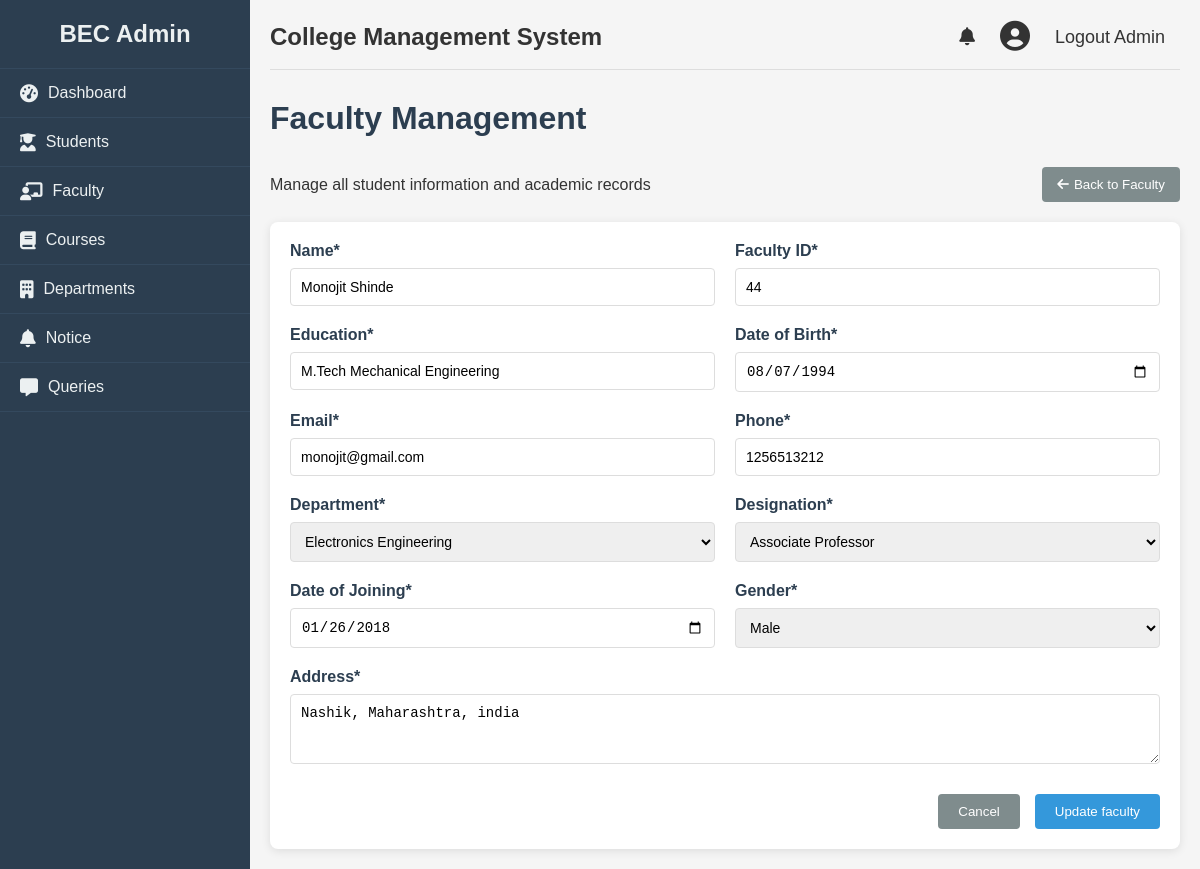
The app's page /admin/update/faculty/1 with its own data.
### college/model.py (models this page shows, shortened)
class Faculty(db.Model):
    id = db.Column(db.Integer, primary_key=True)
    name = db.Column(db.String(100), nullable=False)
    facultyid = db.Column(db.String(100), unique=True, nullable=False)
    education = db.Column(db.String(100), nullable=False)
    email = db.Column(db.String(100), unique=True, nullable=False)
    phone = db.Column(db.Integer, unique=True, nullable=False)
    department = db.Column(db.Integer, nullable=False)
    role = db.Column(db.String, nullable=False)
    dob = db.Column(db.Date, nullable=False)
    doj = db.Column(db.Date, nullable=False)
    gender = db.Column(db.String, nullable=False)
    address = db.Column(db.String, nullable=False)

### college/admin/update.py (the view, shortened to what this page needs)
@app.route("/admin/update/faculty/<id>", methods = ["GET", "POST"])
def updatefaculty(id):
    faculty = Faculty.query.get(id)
    return render_template("addfaculty.html", data= faculty, departments= dep, designations = designs)

### college/admin/templates/addfaculty.html (shortened to what this page needs)
{% from "macro/cmsnav.html" import cmsnav%}
{%extends "admbase.html"%}
{%block head%}
<link rel="stylesheet" href="{{url_for('static', filename='css/styles.css')}}">
<link rel="stylesheet" href="https://cdnjs.cloudflare.com/ajax/libs/font-awesome/6.4.0/css/all.min.css">
{%endblock%}
{%block content%}
<div class="container" w-tid="21">
    {{cmsnav()}}
    <main class="main-content" w-tid="111">
        <header class="top-header" w-tid="113">
            <h2>College Management System</h2>
            <div class="user-profile" w-tid="123">
                <span class="notification" w-tid="125"><a href="/admin/notice"><i class="fas fa-bell"
                            w-tid="127"></i></a></span>
                <div class="profile-img" w-tid="133">
                    <i class="fas fa-user-circle" w-tid="135"></i>
                </div>
                <span class="username" w-tid="137"><a href="{{url_for('logout')}}">Logout Admin</a></span>
            </div>
        </header>
        <div id="dashboard-page" class="content-section" w-tid="139">
            <div class="dashboard" w-tid="141">
                <h1 w-tid="357">Faculty Management</h1>
                <div class="students-header" w-tid="359">
                    <p w-tid="361">Manage all student information and academic records</p>
                    <a style="text-decoration: none; color:white" href="/admin/faculty">
                        <button id="cancel-add-student" class="back-button" w-tid="1515">
                            <i class="fas fa-arrow-left" w-tid="1517"></i> Back to Faculty
                        </button></a>
                </div>
                <div class="student-form-container" w-tid="1519">
                    {%if data%}
                    <form id="add-student-form" method="POST" action="/admin/update/faculty/{{data.id}}"
                        class="student-form" w-tid="1521">
                        {%else%}
                        <form id="add-student-form" method="POST" action="/admin/addfaculty" class="student-form"
                            w-tid="1521">
                            {%endif%}
                            <div class="form-row" w-tid="1523">
                                <div class="form-group" w-tid="1525">
                                    <label for="name" w-tid="1527">Name*</label>
                                    <input type="text" id="new-firstName" name="name" required="" w-tid="1529"
                                        value="{{data.name}}">
                                </div>
                                <div class="form-group" w-tid="1525">
                                    <label for="facultyid" w-tid="1527">Faculty ID*</label>
                                    <input type="text" id="new-firstName" name="facultyid" required="" w-tid="1529"
                                        value="{{data.facultyid}}">
                                </div>
                            </div>
                            <div class="form-row" w-tid="1523">
                                <div class="form-group" w-tid="1525">
                                    <label for="education" w-tid="1527">Education*</label>
                                    <input type="text" id="new-firstName" name="education" required="" w-tid="1529"
                                        value="{{data.education}}">
                                </div>
                                <div class="form-group" w-tid="1571">
                                    <label for="new-dob" w-tid="1573">Date of Birth*</label>
                                    <input type="date" id="new-dob" name="dob" required="" w-tid="1575"
                                        value="{{data.dob}}">
                                </div>
                            </div>
                            <div class="form-row" w-tid="1537">
                                <div class="form-group" w-tid="1539">
                                    <label for="new-email" w-tid="1541">Email*</label>
                                    <input type="email" id="new-email" name="email" required="" w-tid="1543"
                                        value="{{data.email}}">
                                </div>
                                <div class="form-group" w-tid="1545">
                                    <label for="new-phone" w-tid="1547">Phone*</label>
                                    <input type="tel" id="new-phone" name="phone" required="" w-tid="1549"
                                        value="{{data.phone}}">
                                </div>
                            </div>
                            <div class="form-row" w-tid="1551">
                                <div class="form-group" w-tid="1553">
                                    <label for="new-department" w-tid="1555">Department*</label>
                                    <select id="new-department" name="department" required="" w-tid="1557">
                                        {%for dep in departments%}
                                        <option {%if dep==data.department%}selected{%endif%} value="{{dep}}">{{dep}}
                                        </option>
                                        {%endfor%}
                                    </select>
                                </div>
                                <div class="form-group" w-tid="1561">
                                    <label for="role" w-tid="1563">Designation*</label>
                                    <select id="role" name="role" required="" w-tid="1565">
                                        {%for des in designations%}
                                        <option {%if des==data.role%}selected{%endif%} value="{{des}}">{{des}}
                                        </option>
                                        {%endfor%}
                                    </select>
                                </div>
                            </div>
                            <div class="form-row" w-tid="1569">
                                <div class="form-group" w-tid="1571">
                                    <label for="doj" w-tid="1573">Date of Joining*</label>
                                    <input type="date" id="doj" name="doj" required="" w-tid="1575"
                                        value="{{data.doj}}">
                                </div>
                                <div class="form-group" w-tid="1577">
                                    <label for="new-gender" w-tid="1579">Gender*</label>
                                    <select id="new-gender" name="gender" required="" w-tid="1581">
                                        {%set genders = ['Male', 'Female', 'Other']%}
                                        {%for gender in genders%}
                                        <option value="{{gender}}" {%if gender==data.gender%}selected{%endif%}
                                            w-tid="1585">{{gender}}</option>
                                        {%endfor%}
                                    </select>
                                </div>
                            </div>
                            <div class="form-row" w-tid="1591">
                                <div class="form-group full-width" w-tid="1593">
                                    <label for="new-address" w-tid="1595">Address*</label>
                                    <textarea id="new-address" name="address" rows="3" required=""
                                        w-tid="1597">{{data.address}}</textarea>
                                </div>
                            </div>
                            <div class="form-actions" w-tid="1599">
                                <a href="/admin/faculty">
                                    <button type="button" id="cancel-add-student" class="cancel-btn"
                                        w-tid="1601">Cancel</button></a>
                                {%if data%}
                                <button type="submit" class="save-btn" w-tid="1603">Update faculty</button>
                                {%else%}
                                <button type="submit" class="save-btn" w-tid="1603">Add Faculty</button>
                                {%endif%}
                            </div>
                        </form>
                </div>
            </div>
        </div>
    </main>
</div>
{%endblock%}

### college/static/css/styles.css (style rules this page uses)
* { margin: 0; padding: 0; box-sizing: border-box; }
body { font-family: Arial, sans-serif; background-color: #f5f5f5; color: #333; }
a { text-decoration: none; color:inherit; }
.container { display: flex; min-height: 100vh; }
.main-content { flex: 1; padding: 20px; }
.top-header { display: flex; justify-content: space-between; align-items: center; margin-bottom: 30px; padding-bottom: 15px; border-bottom: 1px solid #ddd; }
.user-profile { display: flex; align-items: center; }
.user-profile span { margin: 0 15px; font-size: 18px; cursor: pointer; }
.profile-img { font-size: 30px; margin: 0 10px; }
.dashboard h1 { margin-bottom: 30px; color: #2c3e50; }
.content-section { display: none; }
#dashboard-page { display: block; }
.students-header { display: flex; justify-content: space-between; align-items: center; margin-bottom: 20px; }
.back-button { background-color: #7f8c8d; color: white; border: none; padding: 10px 15px; border-radius: 4px; cursor: pointer; display: flex; align-items: center; }
.back-button i { margin-right: 5px; }
.student-form-container { background: white; border-radius: 8px; padding: 20px; box-shadow: 0 2px 10px rgba(0, 0, 0, 0.1); }
.student-form { display: flex; flex-direction: column; gap: 20px; }
.form-row { display: flex; gap: 20px; }
.form-group { flex: 1; display: flex; flex-direction: column; }
.form-group.full-width { width: 100%; }
.form-group label { margin-bottom: 8px; font-weight: bold; color: #2c3e50; }
.form-group input, .form-group select, .form-group textarea { padding: 10px; border: 1px solid #ddd; border-radius: 4px; font-size: 14px; }
.form-group textarea { resize: vertical; }
.form-actions { display: flex; justify-content: flex-end; gap: 15px; margin-top: 10px; }
.cancel-btn { background-color: #7f8c8d; color: white; border: none; padding: 10px 20px; border-radius: 4px; cursor: pointer; }
.save-btn { background-color: #3498db; color: white; border: none; padding: 10px 20px; border-radius: 4px; cursor: pointer; }

### records on screen
Faculty: name "Monojit Shinde", facultyid "44", education "M.Tech Mechanical Engineering", dob "08/07/1994", email "monojit@gmail.com", phone "1256513212", department "Electronics Engineering", role "Associate Professor", doj "01/26/2018", gender "Male", address "Nashik, Maharashtra, india"
